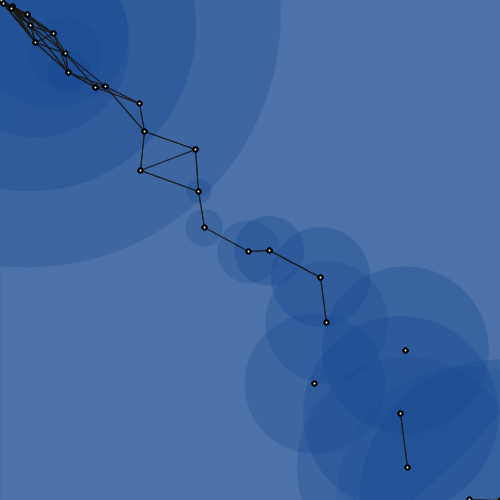
Frame 1 (no input)
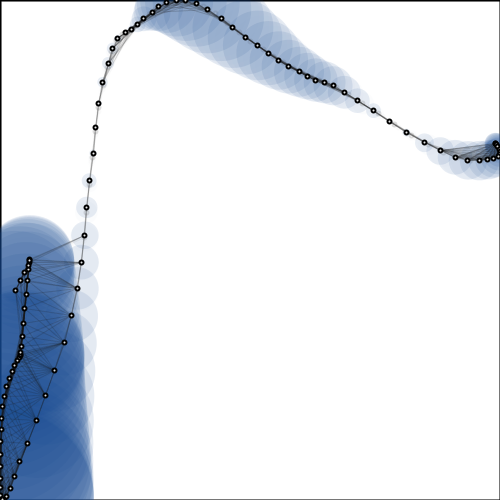
Frame 60 (the mouse pressed at the canvas centre just before this capture)
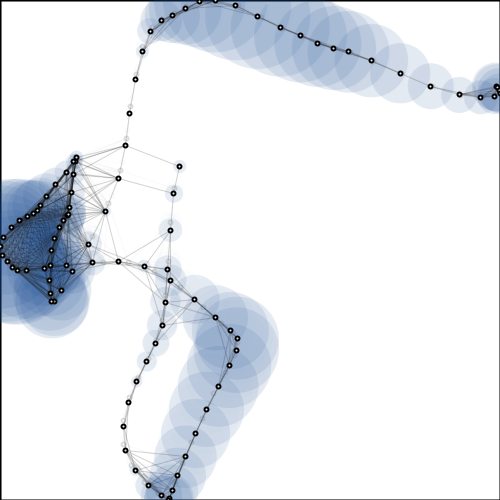
Frame 120 (the mouse held since frame 60 and released just before this capture)

The Processing sketch that drew these frames (run headless with seeded random() and noise(); from frame 60 on, the mouse is pressed at the canvas centre):

// Processing sketch: processing_29502
// ── processing_29502.pde


float[][] points;
float xinc = .0001;
float yinc = .0001;

void setup(){
  size(500,500);
  frameRate(30);
  background(255,100);
  stroke(20,20,20,18);
  smooth();
  //mesh(width/3,r,t);
}

void draw(){
  fill(255,220);
  //filter(BLUR);
  rect(0,0,width,height);
  mesh(width/5,xinc,yinc);
  xinc += .0002;
  yinc += .0002;
}



void mesh(int max, float xinc, float yinc){
  //setup of variables
  int i = 0;
  int j= 0;
  float noiseX = 4;
  float noiseY = 5;
  float maxX =MIN_FLOAT;
  float minX =MAX_FLOAT;
  float maxY =MIN_FLOAT;
  float minY =MAX_FLOAT;
  points = new float[max][2];
  ellipseMode(RADIUS);
   
  //assign a value to all points
  for (i=0;i<max;i++){
   points[i][0]= noise(noiseX)*width;
   points[i][1]= noise(noiseY)*height;
   noiseX += xinc;
   noiseY += yinc;
  }






 //determine min and max values for X and Y
  for (i=0;i<max;i++){
    if(points[i][0]>maxX){
      maxX = points[i][0]; 
    }
    else if(points[i][0]<minX){
      minX = points[i][0]; 
    }
    if(points[i][1]>maxY){
      maxY = points[i][1]; 
    }
    else if(points[i][1]<minY){
      minY = points[i][1]; 
    }

  }



  for (i=0;i<max;i++){
    points[i][0]= map(points[i][0],minX,maxX,0,width);
    points[i][1]= map(points[i][1],minY,maxY,0,height);
    pushStyle();
    noStroke();
    fill(19,71,146,25);
    float radius = ((points[i][0]-width/4)*(points[i][1]-height/4))/(points[i][0]+points[i][1]);
    ellipse(points[i][0],points[i][1],radius,radius);
    popStyle();
  }




  float startX,startY,endX,endY,len;
  //stroke(0,18);
  strokeWeight(1);
  stroke(25,25);
  for(i=0; i<max; i++)
  {
    for (j=0;j<max;j++){
      startX = points[i][0];
      endX = points[i][1];
      startY = points[j][0];
      endY = points[j][1];
      //len is the distance between point[i] and point[j]
      len = sqrt(sq(startX-startY)+sq(endX-endY));
      if (len < width/8){
        line( startX, endX, startY, endY );
      }
    }
  }

  //Circles that identify points
  stroke(0);
  strokeWeight(2);
  for(i=0; i<max; i++)
  {  
    ellipse(points[i][0],points[i][1],2,2);
  }


}
